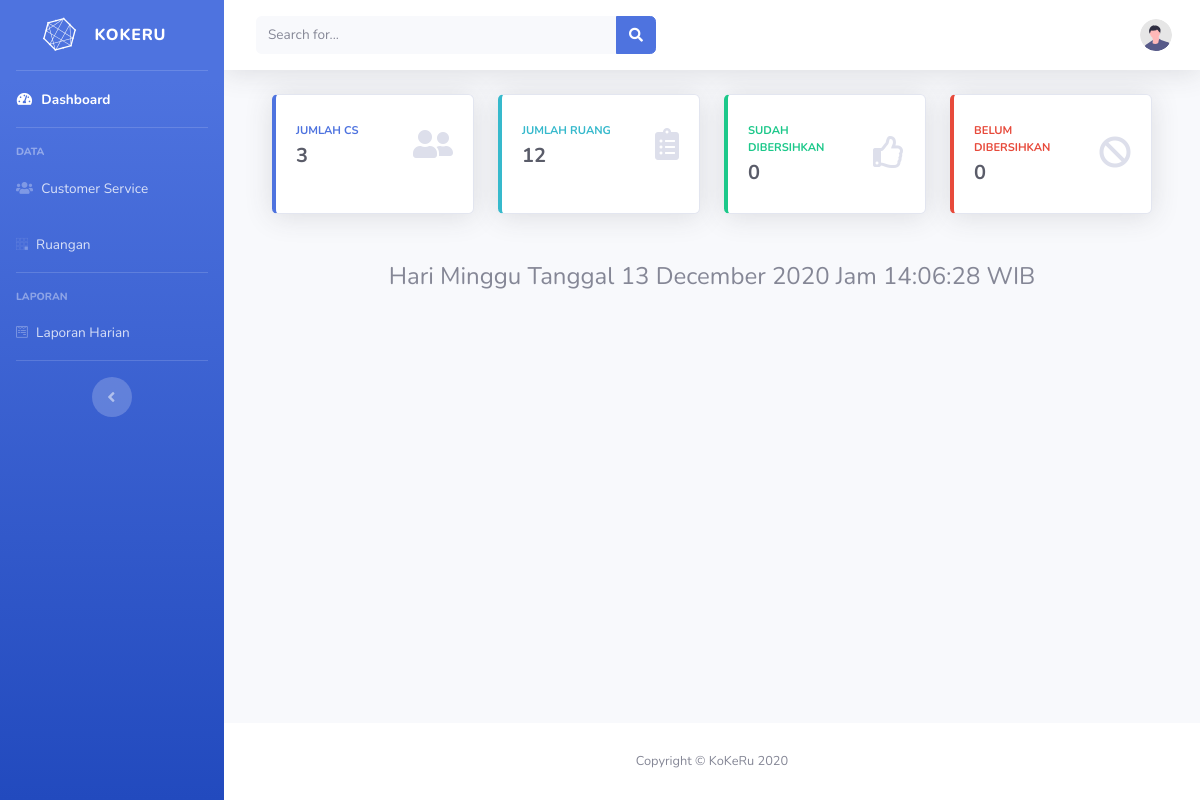
The app's page /manajer/dashboard.php, older data.
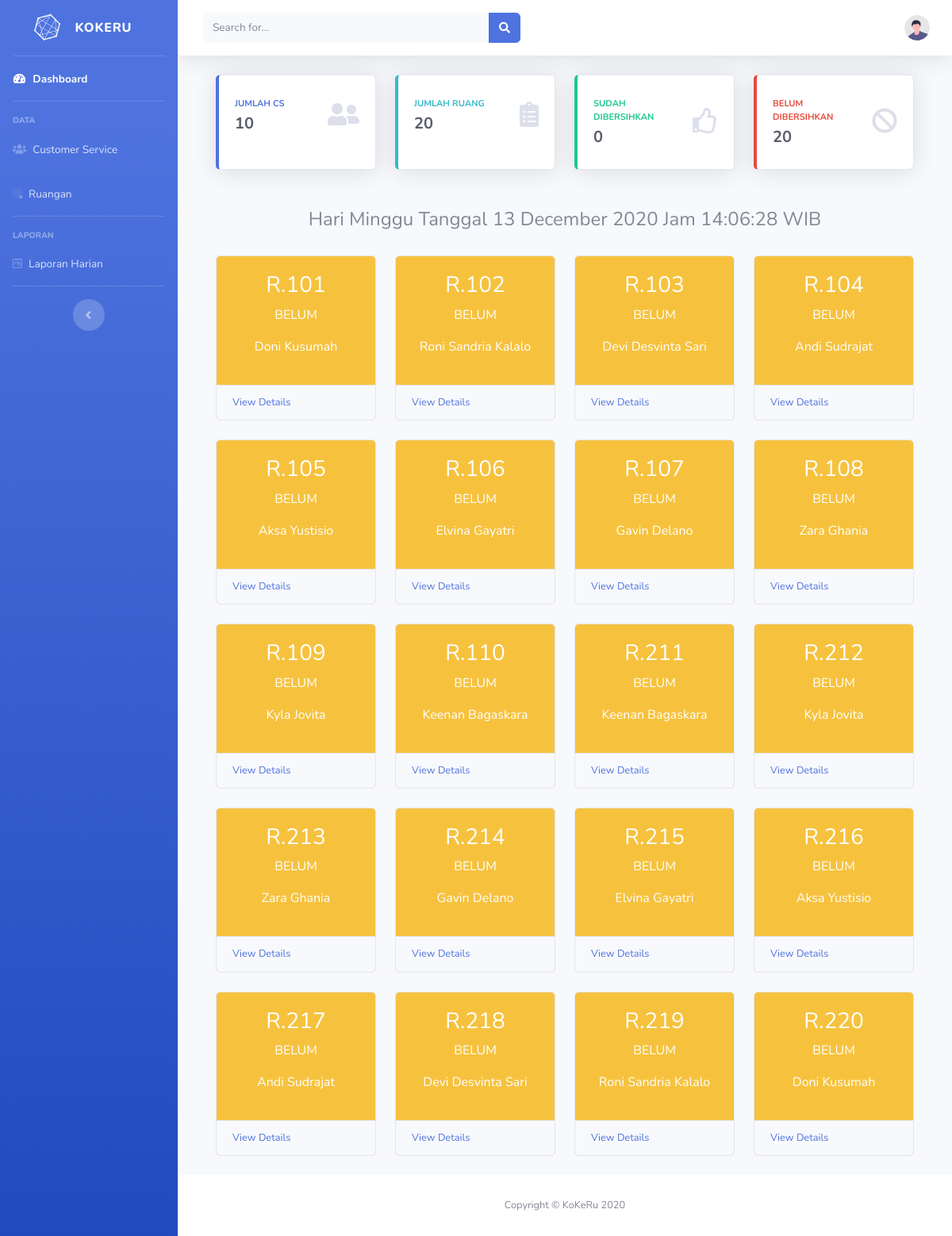
The same page, newer data.
### tables this page shows
CREATE TABLE `ruang` (
  `id_ruang` int(11) NOT NULL,
  `nama_ruang` varchar(50) NOT NULL,
  `id_cs` int(11) NOT NULL
);

CREATE TABLE `laporan` (
  `id_laporan` int(11) NOT NULL,
  `id_ruang` int(11) NOT NULL,
  `status` varchar(10) NOT NULL,
  `tanggal` date NOT NULL
);

CREATE TABLE `cs` (
  `id_cs` int(11) NOT NULL,
  `nama_cs` varchar(50) NOT NULL,
  `email` varchar(50) NOT NULL
);

### manajer/dashboard.php (the view, shortened to what the changed rows need)
<?php include 'header.php'; ?>
    <div id="content-wrapper" class="d-flex flex-column">
      <div id="content">
        <div class="container-fluid">
          <div class="container">
            <div class="row">
              <div class="col-xl-3 col-md-6 mb-4">
                <div class="card border-left-primary shadow h-100 py-2">
                  <div class="card-body">
                    <div class="row no-gutters align-items-center">
                      <div class="col mr-2">
                        <div class="text-xs font-weight-bold text-primary text-uppercase mb-1">
                          Jumlah CS</div>
                        <?php
                          $query = "SELECT id_cs FROM cs ORDER BY id_cs";
                          $result = $db->query($query);
                          $i = 0;
                          while ($row = $result->fetch_object()) {
                            $i++;
                          }
                          echo '<div class="h5 mb-0 font-weight-bold text-gray-800">'.$i.'</div>';
                        ?>
                      </div>
                    </div>
                  </div>
                </div>
              </div>
              <div class="col-xl-3 col-md-6 mb-4">
                <div class="card border-left-info shadow h-100 py-2">
                  <div class="card-body">
                    <div class="row no-gutters align-items-center">
                      <div class="col mr-2">
                        <div class="text-xs font-weight-bold text-info text-uppercase mb-1">
                          Jumlah Ruang</div>
                        <?php
                          $query = "SELECT id_ruang FROM ruang ORDER BY id_ruang";
                          $result = $db->query($query);
                          $i = 0;
                          while ($row = $result->fetch_object()) {
                            $i++;
                          }
                          echo '<div class="h5 mb-0 font-weight-bold text-gray-800">'.$i.'</div>';
                        ?>
                      </div>
                    </div>
                  </div>
                </div>
              </div>
              <div class="col-xl-3 col-md-6 mb-4">
                <div class="card border-left-danger shadow h-100 py-2">
                  <div class="card-body">
                    <div class="row no-gutters align-items-center">
                      <div class="col mr-2">
                        <div class="text-xs font-weight-bold text-danger text-uppercase mb-1">
                          Belum Dibersihkan</div>
                        <?php
                          $tanggal = date('Y-m-d');
                          $query = "SELECT id_laporan, status FROM laporan WHERE tanggal = '$tanggal' ORDER BY id_laporan";
                          $result = $db->query($query);
                          $i = 0;
                          while ($row = $result->fetch_object()) {
                            if ($row->status == "BELUM") {
                              $i++;
                            }
                          }
                          echo '<div class="h5 mb-0 font-weight-bold text-gray-800">'.$i.'</div>';
                        ?>
                      </div>
                    </div>
                  </div>
                </div>
              </div>
            </div>
            <br>
            <div class="row">
              <?php
                $tanggal = date('Y-m-d');
                $query = "SELECT r.nama_ruang AS nama_ruang, cs.email AS email, cs.nama_cs AS nama_cs, l.id_laporan AS id_laporan, l.status AS status, l.tanggal AS tanggal FROM ruang r JOIN cs ON r.id_cs = cs.id_cs JOIN laporan l ON l.id_ruang = r.id_ruang WHERE l.tanggal = '$tanggal' ORDER BY r.id_ruang";
                $result = $db->query($query);
                while ($row = $result->fetch_object()) {
                  echo '<div class="col-xl-3 col-md-6">';
                  if ($row->status == "SUDAH") {
                    echo '  <div class="card bg-success text-white mb-4">';
                  } else {
                    echo '  <div class="card bg-warning text-white mb-4">';
                  }
                  echo '    <div class="card-body">';
                  echo '      <h3 class="row justify-content-center">'.$row->nama_ruang.'</h3>';
                  echo '      <p class="row justify-content-center">'.$row->status.'</p>';
                  echo '      <p class="row justify-content-center">'.$row->nama_cs.'</p>';
                  echo '    </div>';
                  echo '    <div class="card-footer d-flex align-items-center justify-content-between">';
                  echo '      <a class="small text-blue stretched-link" href="bukti.php?id='.$row->id_laporan.'">View Details</a>';
                  echo '    </div>';
                  echo '  </div>';
                  echo '</div>';
                }
              ?>
            </div>
          </div>
        </div>
      </div>
<?php include 'footer.php'; ?>

Row changes from the older to the newer data that the page shows:
now on this page (row edited): ruang: nama_ruang "R.101", laporan.status "BELUM", id_cs.nama_cs "Doni Kusumah"
now on this page (row edited): ruang: nama_ruang "R.102", laporan.status "BELUM", id_cs.nama_cs "Roni Sandria Kalalo"
now on this page (row edited): ruang: nama_ruang "R.103", laporan.status "BELUM", id_cs.nama_cs "Devi Desvinta Sari"
now on this page (row edited): ruang: nama_ruang "R.104", laporan.status "BELUM", id_cs.nama_cs "Andi Sudrajat"
now on this page (row edited): ruang: nama_ruang "R.105", laporan.status "BELUM", id_cs.nama_cs "Aksa Yustisio"
now on this page (row edited): ruang: nama_ruang "R.106", laporan.status "BELUM", id_cs.nama_cs "Elvina Gayatri"
now on this page (row edited): ruang: nama_ruang "R.107", laporan.status "BELUM", id_cs.nama_cs "Gavin Delano"
now on this page (row edited): ruang: nama_ruang "R.108", laporan.status "BELUM", id_cs.nama_cs "Zara Ghania"
now on this page (row edited): ruang: nama_ruang "R.109", laporan.status "BELUM", id_cs.nama_cs "Kyla Jovita"
now on this page (row edited): ruang: nama_ruang "R.110", laporan.status "BELUM", id_cs.nama_cs "Keenan Bagaskara"
now on this page (row edited): ruang: nama_ruang "R.211", laporan.status "BELUM", id_cs.nama_cs "Keenan Bagaskara"
now on this page (row edited): ruang: nama_ruang "R.212", laporan.status "BELUM", id_cs.nama_cs "Kyla Jovita"
added ruang: nama_ruang "R.213", laporan.status "BELUM", id_cs.nama_cs "Zara Ghania"
added ruang: nama_ruang "R.214", laporan.status "BELUM", id_cs.nama_cs "Gavin Delano"
added ruang: nama_ruang "R.215", laporan.status "BELUM", id_cs.nama_cs "Elvina Gayatri"
added ruang: nama_ruang "R.216", laporan.status "BELUM", id_cs.nama_cs "Aksa Yustisio"
added ruang: nama_ruang "R.217", laporan.status "BELUM", id_cs.nama_cs "Andi Sudrajat"
added ruang: nama_ruang "R.218", laporan.status "BELUM", id_cs.nama_cs "Devi Desvinta Sari"
added ruang: nama_ruang "R.219", laporan.status "BELUM", id_cs.nama_cs "Roni Sandria Kalalo"
added ruang: nama_ruang "R.220", laporan.status "BELUM", id_cs.nama_cs "Doni Kusumah"
Text that changed along with them:
$i: "3" → "10"
$i: "12" → "20"
$i: "0" → "20"
